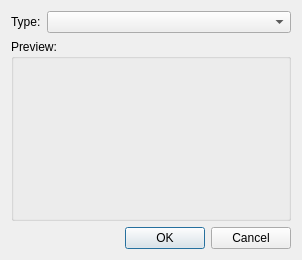
<ui version="4.0" >
 <class>ShapeSelector</class>
 <widget class="QDialog" name="ShapeSelector" >
  <property name="geometry" >
   <rect>
    <x>0</x>
    <y>0</y>
    <width>296</width>
    <height>260</height>
   </rect>
  </property>
  <property name="windowTitle" >
   <string>Dialog</string>
  </property>
  <layout class="QVBoxLayout" >
   <item>
    <layout class="QHBoxLayout" >
     <item>
      <widget class="QLabel" name="label" >
       <property name="text" >
        <string>Type:</string>
       </property>
      </widget>
     </item>
     <item>
      <widget class="QComboBox" name="shapeType" >
       <property name="sizePolicy" >
        <sizepolicy vsizetype="Fixed" hsizetype="Preferred" >
         <horstretch>1</horstretch>
         <verstretch>0</verstretch>
        </sizepolicy>
       </property>
      </widget>
     </item>
    </layout>
   </item>
   <item>
    <widget class="QGroupBox" name="groupBox" >
     <property name="title" >
      <string>Preview:</string>
     </property>
     <layout class="QVBoxLayout" >
      <item>
       <widget class="QLabel" name="shapePreview" >
        <property name="minimumSize" >
         <size>
          <width>256</width>
          <height>128</height>
         </size>
        </property>
        <property name="text" >
         <string/>
        </property>
        <property name="pixmap" >
         <pixmap resource="images.qrc" >:/images/background.png</pixmap>
        </property>
        <property name="scaledContents" >
         <bool>false</bool>
        </property>
       </widget>
      </item>
     </layout>
    </widget>
   </item>
   <item>
    <widget class="QDialogButtonBox" name="buttonBox" >
     <property name="standardButtons" >
      <set>QDialogButtonBox::Cancel|QDialogButtonBox::NoButton|QDialogButtonBox::Ok</set>
     </property>
    </widget>
   </item>
  </layout>
 </widget>
 <resources>
  <include location="images.qrc" />
 </resources>
 <connections>
  <connection>
   <sender>buttonBox</sender>
   <signal>accepted()</signal>
   <receiver>ShapeSelector</receiver>
   <slot>accept()</slot>
   <hints>
    <hint type="sourcelabel" >
     <x>156</x>
     <y>186</y>
    </hint>
    <hint type="destinationlabel" >
     <x>365</x>
     <y>92</y>
    </hint>
   </hints>
  </connection>
  <connection>
   <sender>buttonBox</sender>
   <signal>rejected()</signal>
   <receiver>ShapeSelector</receiver>
   <slot>reject()</slot>
   <hints>
    <hint type="sourcelabel" >
     <x>180</x>
     <y>178</y>
    </hint>
    <hint type="destinationlabel" >
     <x>365</x>
     <y>121</y>
    </hint>
   </hints>
  </connection>
 </connections>
</ui>
